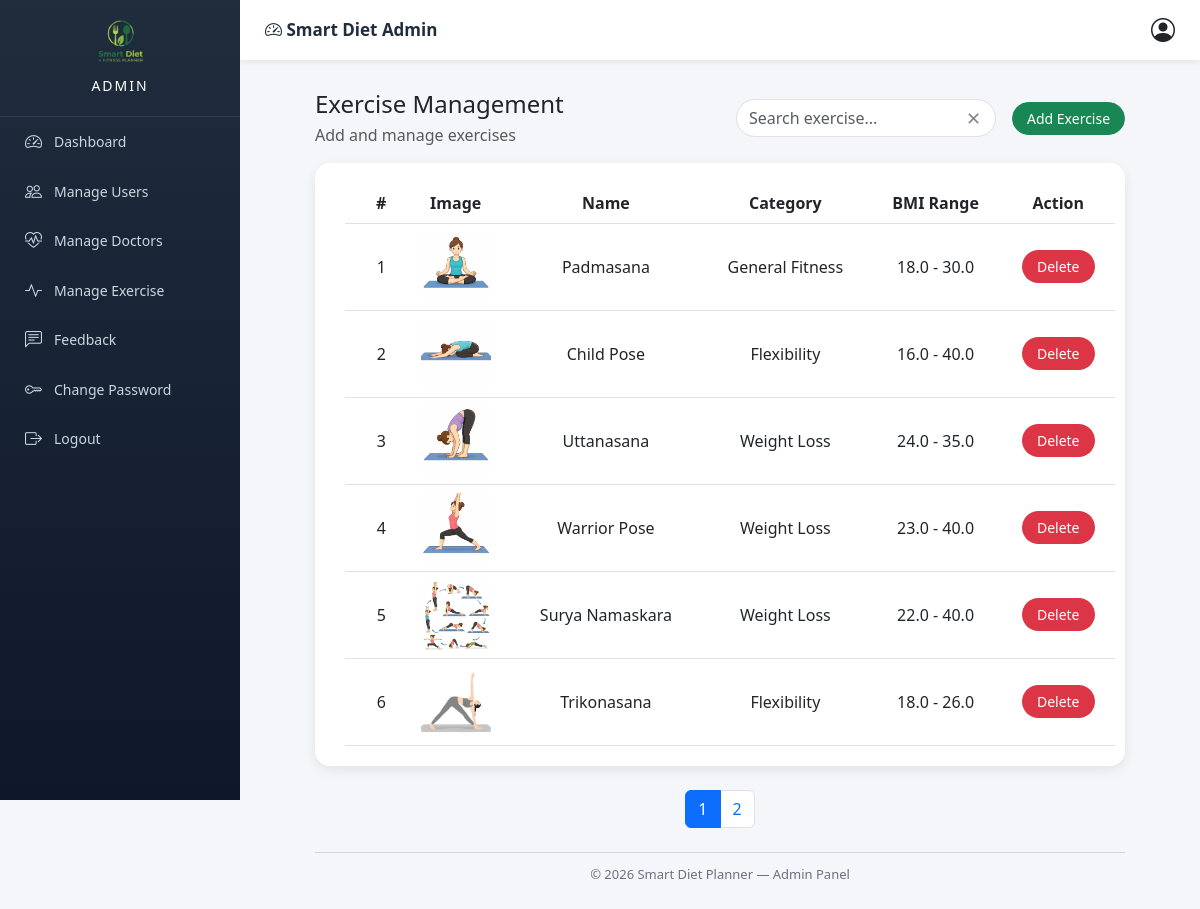
Screenshot of /admin/exercises (signed in) with the database file from the repository.
### tables this page shows
CREATE TABLE exercises(
        id INTEGER PRIMARY KEY AUTOINCREMENT,
        name TEXT NOT NULL,
        category TEXT,
        bmi_min REAL,
        bmi_max REAL,
        image TEXT,
        instructions TEXT
    );

### app.py (the view)
@app.route("/admin/exercises")
def manage_exercises():
    if "username" not in session or session["username"] != "Admin":
        return redirect(url_for("login"))
    conn = get_connection()
    cur = conn.cursor()
    cur.execute("SELECT * FROM exercises ORDER BY id DESC")
    exercises = cur.fetchall()
    conn.close()
    return render_template("manage_exercises.html", exercises=exercises)

### database.py (called while the page is built)
def get_connection():
    conn = sqlite3.connect(DB_NAME)
    conn.execute("PRAGMA foreign_keys = ON")
    return conn

### templates/manage_exercises.html (shortened to what this page needs)
<!DOCTYPE html>
<html>
<head>
    <link href="https://cdn.jsdelivr.net/npm/bootstrap@5.3.0/dist/css/bootstrap.min.css" rel="stylesheet">
    <link href="https://cdn.jsdelivr.net/npm/bootstrap-icons@1.11.1/font/bootstrap-icons.css" rel="stylesheet">
    <link rel="stylesheet" href="{{ url_for('static', filename='admin.css') }}">
</head>
<body>
{% include "admin_sidebar.html" %}
{% include "admin_topbar.html" %}
<div class="admin-content">
<div class="container-fluid">
<div class="row justify-content-center">
<div class="col-xl-11">
<div class="d-flex justify-content-between align-items-center mb-3">
    <div>
        <h4 class="mb-1">Exercise Management</h4>
        <p class="text-muted mb-0">Add and manage exercises</p>
    </div>
    <div class="d-flex align-items-center gap-3">
        <div class="search-box">
            <input type="text" id="searchInput" class="form-control" placeholder="Search exercise...">
            <span onclick="clearSearch()">✕</span>
        </div>
        <button class="btn btn-success btn-round"
                data-bs-toggle="modal"
                data-bs-target="#addExercise">
            Add Exercise
        </button>
    </div>
</div>
<div class="user-card">
<table class="table align-middle text-center" id="exerciseTable">
<thead>
<tr>
<th>#</th>
<th>Image</th>
<th>Name</th>
<th>Category</th>
<th>BMI Range</th>
<th>Action</th>
</tr>
</thead>
<tbody>
{% for e in exercises %}
<tr>
<td>{{ loop.index }}</td>
<td>
{% if e[5] %}
<img src="{{ url_for('static', filename='exercise/' + e[5]) }}" class="exercise-img">
{% else %}
No Image
{% endif %}
</td>
<td>{{ e[1] }}</td>
<td>{{ e[2] }}</td>
<td>{{ e[3] }} - {{ e[4] }}</td>
<td>
<a href="{{ url_for('delete_exercise', id=e[0]) }}"
   class="btn btn-delete btn-sm"
   onclick="return confirm('Delete this exercise?')">
Delete
</a>
</td>
</tr>
{% endfor %}
</tbody>
</table>
</div>
<nav class="mt-4">
<ul class="pagination justify-content-center" id="pagination"></ul>
</nav>
<footer class="admin-footer text-center mt-4">
© 2026 Smart Diet Planner — Admin Panel
</footer>
</div>
</div>
</div>
</div>
</body>
</html>

### templates/admin_sidebar.html
<link href="https://cdn.jsdelivr.net/npm/bootstrap-icons@1.11.1/font/bootstrap-icons.css" rel="stylesheet">
<link rel="stylesheet" href="{{ url_for('static', filename='admin.css') }}">
<div class="admin-sidebar">
    <div class="admin-logo">
        <img src="{{ url_for('static', filename='images/logo.png') }}" height="45">
        <span>ADMIN</span>
    </div>
    <div class="admin-menu">
        <a href="{{ url_for('admin_dashboard') }}">
            <i class="bi bi-speedometer2"></i>
            Dashboard
        </a>
        <a href="{{ url_for('manage_users') }}">
            <i class="bi bi-people"></i>
            Manage Users
        </a>
        <a href="{{ url_for('manage_doctors') }}">
            <i class="bi bi-heart-pulse"></i>
            Manage Doctors
        </a>
        <a href="{{ url_for('manage_exercises') }}">
            <i class="bi bi-activity"></i>
            Manage Exercise
        </a>
        <a href="{{ url_for('admin_feedback') }}">
            <i class="bi bi-chat-left-text"></i>
            Feedback
        </a>
        <a href="{{ url_for('admin_change_password') }}">
            <i class="bi bi-key"></i>
            Change Password
        </a>
        <a href="{{ url_for('logout') }}">
            <i class="bi bi-box-arrow-right"></i>
            Logout
        </a>
    </div>
</div>

### templates/admin_topbar.html (shortened to what this page needs)
<link href="https://cdn.jsdelivr.net/npm/bootstrap-icons@1.11.1/font/bootstrap-icons.css" rel="stylesheet">
<link rel="stylesheet" href="{{ url_for('static', filename='admin.css') }}">
<div class="admin-topnav">
    <div class="admin-top-left">
                <span class="admin-title">
            <i class="bi bi-speedometer2"></i>
            Smart Diet Admin
        </span>
    </div>
    <div class="dropdown admin-profile">
        <span data-bs-toggle="dropdown" style="cursor:pointer;">
            <i class="bi bi-person-circle fs-4"></i>
        </span>
    </div>
</div>

### static/admin.css (style rules this page uses)
body { margin:0; font-family: 'Segoe UI', sans-serif; background:#f4f6f9; }
.admin-sidebar { width:240px; height:100vh; background:linear-gradient(180deg,#1f2d3d,#0f172a); position:fixed; left:0; top:0; color:white; z-index:1100; }
.admin-logo { text-align:center; padding:20px; border-bottom:1px solid #2c3e50; }
.admin-logo span { display:block; margin-top:10px; letter-spacing:2px; font-size:14px; }
.admin-menu a { display:flex; align-items:center; gap:12px; padding:12px 25px; color:#cbd5e1; text-decoration:none; transition:0.25s ease; font-size:14px; }
.admin-menu a i { font-size:17px; }
.admin-topnav { position:fixed; top:0; left:240px; right:0; height:60px; background:white; display:flex; align-items:center; justify-content:space-between; padding:0 25px; box-shadow:0 2px 6px rgba(0,0,0,0.08); z-index:1000; }
.admin-title { font-size:17px; font-weight:600; color:#1f2d3d; }
.admin-content { margin-left:240px; padding:90px 25px 25px 25px; }
.admin-footer { margin-top:40px; padding-top:12px; border-top:1px solid #d1d5db; text-align:center; color:#6b7280; font-size:13px; }
.btn { border-radius: 20px !important; padding: 5px 14px; }
.user-card { background: white; border-radius: 15px; overflow: hidden; box-shadow: 0 4px 12px rgba(0,0,0,0.08); }
.table { margin-bottom: 0; }
.user-card table { margin-left: 10px; margin-right: 10px; }
.user-card { padding: 20px; }
#exerciseTable th:first-child, #exerciseTable td:first-child { padding-left: 25px; }

### templates/manage_exercises.html (style rules this page uses)
.exercise-img { width: 70px; height: 70px; object-fit: cover; border-radius: 8px; }
.search-box { width: 260px; position: relative; }
.search-box input { border-radius: 30px; padding-right: 40px; }
.search-box span { position: absolute; right: 15px; top: 50%; transform: translateY(-50%); cursor: pointer; color: #888; font-size: 18px; }
.btn-round { border-radius: 25px; padding: 5px 18px; font-size: 14px; }
.btn-delete { background-color: #dc3545; color: #fff; border-radius: 25px; padding: 4px 16px; }

### rows the page displays
exercises: image (picture), name "Padmasana", category "General Fitness", bmi_min "18.0", bmi_max "30.0"
exercises: image (picture), name "Child Pose", category "Flexibility", bmi_min "16.0", bmi_max "40.0"
exercises: image (picture), name "Uttanasana", category "Weight Loss", bmi_min "24.0", bmi_max "35.0"
exercises: image (picture), name "Warrior Pose", category "Weight Loss", bmi_min "23.0", bmi_max "40.0"
exercises: image (picture), name "Surya Namaskara", category "Weight Loss", bmi_min "22.0", bmi_max "40.0"
exercises: image (picture), name "Trikonasana", category "Flexibility", bmi_min "18.0", bmi_max "26.0"
